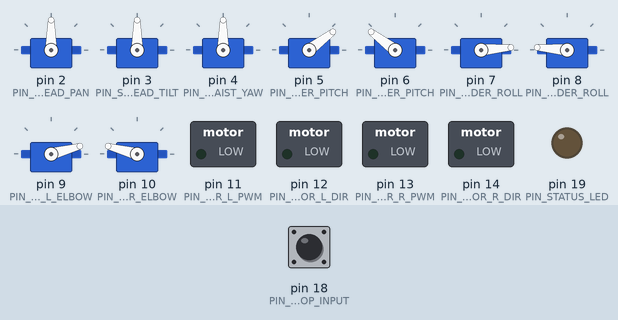
This sketch was run on a simulated Arduino Uno, built for the host (arithmetic inside an expression is 32-bit, double 64-bit). On the bench: 9 × servo, switched loads named in the sketch (green lamp = pin HIGH), output pins drawn as LEDs (lit = HIGH). The inputs (shaded band) are chosen by the test bench; at power-on: pin 18 (PIN_ESTOP_INPUT) HIGH.

Above: at 1.2 s.
1.3 s: pin 18 (PIN_ESTOP_INPUT) pulled LOW for 0.15 s
At 2.5 s:
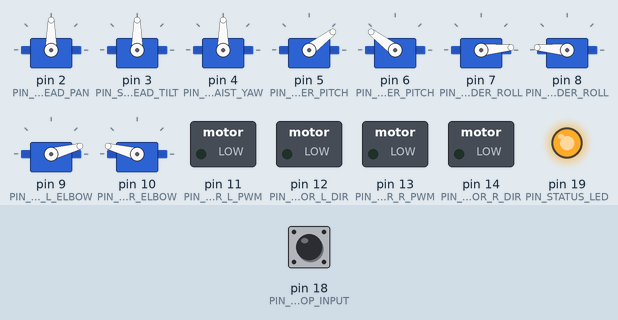
Timing chart, 0 to 4.3 s (numbered marks = the images above; inputs shaded):
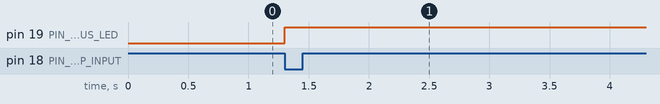

The sketch:

aria_main.ino
```cpp
/**
 * aria_main.ino - Arduino firmware for ARIA (Phase 7).
 * Handles PWM servo actuation, differential drive, hardware E-Stop, and serial packet communication.
 */
#include <Arduino.h>
#include <Servo.h>
#include "pins.h"
#include "kinematics.hpp"

// Servos
Servo s_head_pan;
Servo s_head_tilt;
Servo s_waist_yaw;
Servo s_l_shoulder_pitch;
Servo s_r_shoulder_pitch;
Servo s_l_shoulder_roll;
Servo s_r_shoulder_roll;
Servo s_l_elbow;
Servo s_r_elbow;

Joints current_joints = {0, 0, 0, 0, 0, 5, 5, 15, 15};
Joints target_joints = {0, 0, 0, 0, 0, 5, 5, 15, 15};
volatile bool estop_active = false;

void handle_estop_interrupt() {
    estop_active = true;
    // Immediate cut off of motor PWM
    analogWrite(PIN_MOTOR_L_PWM, 0);
    analogWrite(PIN_MOTOR_R_PWM, 0);
    digitalWrite(PIN_STATUS_LED, HIGH);
}

void setup() {
    Serial.begin(115200);

    // Status & E-Stop Pin setup
    pinMode(PIN_STATUS_LED, OUTPUT);
    pinMode(PIN_ESTOP_INPUT, INPUT_PULLUP);
    attachInterrupt(digitalPinToInterrupt(PIN_ESTOP_INPUT), handle_estop_interrupt, FALLING);

    // Motor control pins
    pinMode(PIN_MOTOR_L_PWM, OUTPUT);
    pinMode(PIN_MOTOR_L_DIR, OUTPUT);
    pinMode(PIN_MOTOR_R_PWM, OUTPUT);
    pinMode(PIN_MOTOR_R_DIR, OUTPUT);

    // Attach servos
    s_head_pan.attach(PIN_SERVO_HEAD_PAN);
    s_head_tilt.attach(PIN_SERVO_HEAD_TILT);
    s_waist_yaw.attach(PIN_SERVO_WAIST_YAW);
    s_l_shoulder_pitch.attach(PIN_SERVO_L_SHOULDER_PITCH);
    s_r_shoulder_pitch.attach(PIN_SERVO_R_SHOULDER_PITCH);
    s_l_shoulder_roll.attach(PIN_SERVO_L_SHOULDER_ROLL);
    s_r_shoulder_roll.attach(PIN_SERVO_R_SHOULDER_ROLL);
    s_l_elbow.attach(PIN_SERVO_L_ELBOW);
    s_r_elbow.attach(PIN_SERVO_R_ELBOW);

    digitalWrite(PIN_STATUS_LED, LOW);
}

void update_servos() {
    // Map degree values (-90 to +90) to servo write microsecond/angle
    s_head_pan.write(map((int)current_joints.head_pan, -90, 90, 0, 180));
    s_head_tilt.write(map((int)current_joints.head_tilt, -35, 35, 55, 125));
    s_waist_yaw.write(map((int)current_joints.waist_yaw, -45, 45, 45, 135));
    s_l_shoulder_pitch.write(map((int)current_joints.l_shoulder_pitch, -20, 150, 20, 170));
    s_r_shoulder_pitch.write(map((int)current_joints.r_shoulder_pitch, -20, 150, 160, 10));
    s_l_shoulder_roll.write(map((int)current_joints.l_shoulder_roll, 0, 90, 0, 90));
    s_r_shoulder_roll.write(map((int)current_joints.r_shoulder_roll, 0, 90, 180, 90));
    s_l_elbow.write(map((int)current_joints.l_elbow, 0, 120, 0, 120));
    s_r_elbow.write(map((int)current_joints.r_elbow, 0, 120, 180, 60));
}

void loop() {
    if (estop_active) {
        delay(20);
        return;
    }

    // Process serial JSON commands from MPU/gateway if available
    if (Serial.available()) {
        String line = Serial.readStringUntil('\n');
        line.trim();
        if (line.startsWith("SET_JOINTS")) {
            // e.g. SET_JOINTS hp ht wy lsp rsp lsr rsr le re
            // Parse and update target_joints
        } else if (line.equals("ESTOP_CLEAR")) {
            estop_active = false;
            digitalWrite(PIN_STATUS_LED, LOW);
        }
    }

    // Slew joints smoothly towards target (50Hz loop)
    float delta_slew = 2.0f; // degrees per tick approx
    current_joints.head_pan = slew_angle(current_joints.head_pan, target_joints.head_pan, delta_slew);
    current_joints.head_tilt = slew_angle(current_joints.head_tilt, target_joints.head_tilt, delta_slew);
    current_joints.waist_yaw = slew_angle(current_joints.waist_yaw, target_joints.waist_yaw, delta_slew);
    current_joints.l_shoulder_pitch = slew_angle(current_joints.l_shoulder_pitch, target_joints.l_shoulder_pitch, delta_slew);
    current_joints.r_shoulder_pitch = slew_angle(current_joints.r_shoulder_pitch, target_joints.r_shoulder_pitch, delta_slew);
    current_joints.l_shoulder_roll = slew_angle(current_joints.l_shoulder_roll, target_joints.l_shoulder_roll, delta_slew);
    current_joints.r_shoulder_roll = slew_angle(current_joints.r_shoulder_roll, target_joints.r_shoulder_roll, delta_slew);
    current_joints.l_elbow = slew_angle(current_joints.l_elbow, target_joints.l_elbow, delta_slew);
    current_joints.r_elbow = slew_angle(current_joints.r_elbow, target_joints.r_elbow, delta_slew);

    current_joints = clamp_joints(current_joints);
    update_servos();

    delay(20);
}
```

kinematics.hpp
```cpp
/**
 * kinematics.hpp - Joint clamping, forward kinematics, and slew interpolation in C++.
 * Mirrors backend/app/core/kinematics.py precisely.
 */
#pragma once

#ifndef ARIA_KINEMATICS_HPP
#define ARIA_KINEMATICS_HPP

#include <math.h>
#include <algorithm>
#include "pins.h"

struct Joints {
    float head_pan;
    float head_tilt;
    float waist_yaw;
    float l_shoulder_pitch;
    float r_shoulder_pitch;
    float l_shoulder_roll;
    float r_shoulder_roll;
    float l_elbow;
    float r_elbow;
};

inline float clamp(float val, float min_val, float max_val) {
    return std::max(min_val, std::min(max_val, val));
}

inline Joints clamp_joints(Joints j) {
    return {
        clamp(j.head_pan, LIM_HEAD_PAN_MIN, LIM_HEAD_PAN_MAX),
        clamp(j.head_tilt, LIM_HEAD_TILT_MIN, LIM_HEAD_TILT_MAX),
        clamp(j.waist_yaw, LIM_WAIST_YAW_MIN, LIM_WAIST_YAW_MAX),
        clamp(j.l_shoulder_pitch, LIM_L_SHOULDER_PITCH_MIN, LIM_L_SHOULDER_PITCH_MAX),
        clamp(j.r_shoulder_pitch, LIM_R_SHOULDER_PITCH_MIN, LIM_R_SHOULDER_PITCH_MAX),
        clamp(j.l_shoulder_roll, LIM_L_SHOULDER_ROLL_MIN, LIM_L_SHOULDER_ROLL_MAX),
        clamp(j.r_shoulder_roll, LIM_R_SHOULDER_ROLL_MIN, LIM_R_SHOULDER_ROLL_MAX),
        clamp(j.l_elbow, LIM_L_ELBOW_MIN, LIM_L_ELBOW_MAX),
        clamp(j.r_elbow, LIM_R_ELBOW_MIN, LIM_R_ELBOW_MAX)
    };
}

inline float slew_angle(float current, float target, float max_delta) {
    float diff = target - current;
    if (fabs(diff) <= max_delta) return target;
    return current + (diff > 0 ? max_delta : -max_delta);
}

#endif // ARIA_KINEMATICS_HPP
```

pins.h
```cpp
/**
 * pins.h - Hardware pin mappings and hardware-enforced limits for ARIA on Arduino UNO Q (Phase 7).
 * Spec 8.3.2, 12.6.3, 12.6.4
 */
#pragma once

#ifndef ARIA_PINS_H
#define ARIA_PINS_H

// --- PWM Servo Pin Map ---
#define PIN_SERVO_HEAD_PAN         2
#define PIN_SERVO_HEAD_TILT        3
#define PIN_SERVO_WAIST_YAW        4
#define PIN_SERVO_L_SHOULDER_PITCH 5
#define PIN_SERVO_R_SHOULDER_PITCH 6
#define PIN_SERVO_L_SHOULDER_ROLL  7
#define PIN_SERVO_R_SHOULDER_ROLL  8
#define PIN_SERVO_L_ELBOW          9
#define PIN_SERVO_R_ELBOW          10

// --- Motor Driver Pins (Differential Base) ---
#define PIN_MOTOR_L_PWM            11
#define PIN_MOTOR_L_DIR            12
#define PIN_MOTOR_R_PWM            13
#define PIN_MOTOR_R_DIR            14

// --- Safety & E-Stop Pin ---
#define PIN_ESTOP_INPUT            18 // Hardware interrupt pin
#define PIN_STATUS_LED             19

// --- Joint Servo Limits (Degrees) ---
// MUST stay in sync with backend/app/core/kinematics.py LIMITS
#define LIM_HEAD_PAN_MIN         -90.0f
#define LIM_HEAD_PAN_MAX          90.0f
#define LIM_HEAD_TILT_MIN        -35.0f
#define LIM_HEAD_TILT_MAX         35.0f
#define LIM_WAIST_YAW_MIN        -45.0f
#define LIM_WAIST_YAW_MAX         45.0f
#define LIM_L_SHOULDER_PITCH_MIN -20.0f
#define LIM_L_SHOULDER_PITCH_MAX 150.0f
#define LIM_R_SHOULDER_PITCH_MIN -20.0f
#define LIM_R_SHOULDER_PITCH_MAX 150.0f
#define LIM_L_SHOULDER_ROLL_MIN    0.0f
#define LIM_L_SHOULDER_ROLL_MAX   90.0f
#define LIM_R_SHOULDER_ROLL_MIN    0.0f
#define LIM_R_SHOULDER_ROLL_MAX   90.0f
#define LIM_L_ELBOW_MIN            0.0f
#define LIM_L_ELBOW_MAX          120.0f
#define LIM_R_ELBOW_MIN            0.0f
#define LIM_R_ELBOW_MAX          120.0f

#endif // ARIA_PINS_H
```

Measured:
- after the input at 1.3 s, pin 19 (PIN_STATUS_LED): LOW → HIGH at once
